Frame 1 (no input): blank canvas, image omitted
Frame 60 (no input): blank canvas, image omitted
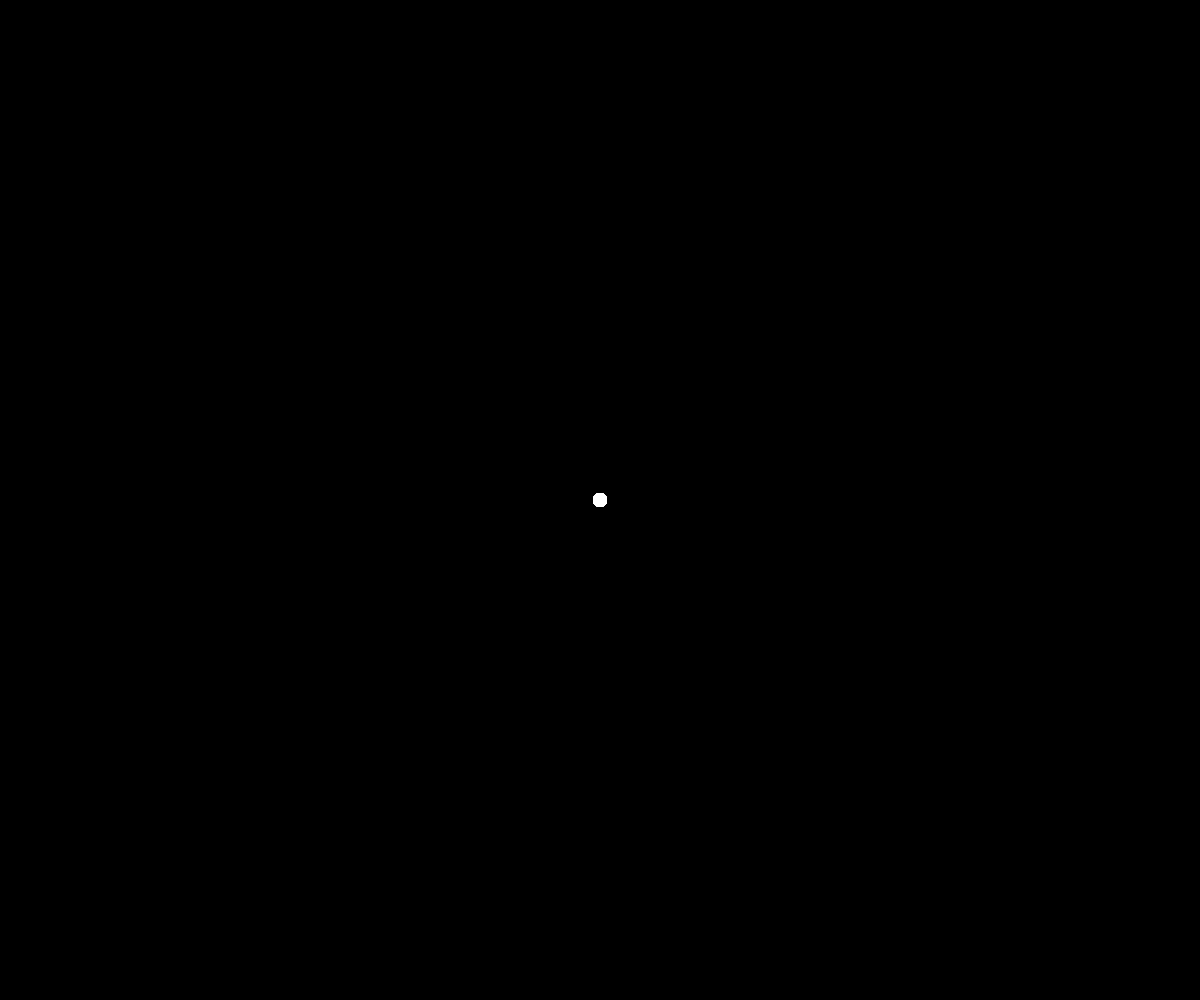
Frame 120 (the mouse pressed at the canvas centre since frame 60)

The p5.js sketch whose frames 1 and 60 were blank and that drew this single picture after the mouse press (run headless with seeded random() and noise() and a simulated clock; from frame 60 on, the mouse is pressed at the canvas centre):

// p5.js sketch
// ── sketch.js
// Engine: p5.js
// Motion to form: a drawn gesture becomes a repeating animation.
// Inspired by Yellowtail (1998), by Golan Levin:
// https://www.flong.com/archive/projects/yellowtail/index.html
// Each stroke moves end-over-end, following its own recorded rhythm.
// Slow gestures make thicker marks; fast gestures make thinner marks.
// The Agent adds drawn paths from a prompt; it does not adjust a CONFIG object.

const MIN_THICKNESS = 2;
const MAX_THICKNESS = 14; // Increase this for a wider brush.
const MAX_AGENT_STROKES = 128; // Capacity reported to the Agent, not a drawing parameter.
const strokes = [];
let lastDrawing = null;
let drawing = null;
let pointer = null;
let activePointer = null;

function setup() {
  // The shared preview manages responsive dimensions and 2× pixel density.
  const canvas = createCanvas(windowWidth, windowHeight).elt;
  stroke(255);
  frameRate(60); // Record and replay one position per animation frame.
  describe('Draw with a mouse or finger, or ask the Agent to draw shapes from random positions. Strokes loop and move; slower manual gestures make thicker lines.');
  canvas.style.touchAction = 'none';
  canvas.style.cursor = 'crosshair';

  // Read-only scene context lets the model plan new strokes instead of settings.
  window.sketchAgent = {
    getState: () => ({
      canvasWidth: width, canvasHeight: height, strokeCount: strokes.length,
      remainingStrokes: Math.max(0, MAX_AGENT_STROKES - strokes.length),
      lastDrawing: structuredClone(lastDrawing),
    }),
    applyDrawing(command) {
      if (command.operation === 'clear' && command.strokes.length) {
        throw new Error('A clear command must not include drawing paths.');
      }
      const added = command.strokes.reduce((sum, path) => sum + path.copies, 0);
      const total = (command.operation === 'add' ? strokes.length : 0) + added;
      if (total > MAX_AGENT_STROKES) {
        throw new Error(`Drawing limit: ${MAX_AGENT_STROKES} strokes. Clear the drawing or request fewer copies.`);
      }
      // Prepare everything before changing the scene, so invalid paths erase nothing.
      const prepared = command.strokes.flatMap(makeAgentStrokes);
      if (command.operation !== 'add') {
        strokes.length = 0;
        drawing = null;
        activePointer = null;
      }
      strokes.push(...prepared);
      if (prepared.length) lastDrawing = structuredClone(command.strokes);
      else if (command.operation !== 'add') lastDrawing = null;
      if (!isLooping()) redraw();
      return { message: command.operation === 'clear' ? 'Drawing cleared.'
        : `${command.operation === 'replace' ? 'Replaced the drawing with' : 'Added'} ${prepared.length} strokes.` };
    },
  };

  // Pointer events handle mouse, pen and touch with the same small set of rules.
  canvas.addEventListener('pointerdown', (event) => {
    if (activePointer !== null || event.button !== 0) return;
    activePointer = event.pointerId;
    pointer = canvasPoint(event, canvas);
    drawing = [{ ...pointer, thickness: MAX_THICKNESS }];
    // Continue receiving release events even when the pointer leaves the canvas.
    canvas.setPointerCapture(event.pointerId);
  });
  canvas.addEventListener('pointermove', (event) => {
    if (event.pointerId === activePointer) pointer = canvasPoint(event, canvas);
  });
  canvas.addEventListener('pointerup', (event) => {
    if (event.pointerId !== activePointer) return;
    addDrawingPoint(canvasPoint(event, canvas));
    const first = drawing[0];
    const last = drawing.at(-1);
    // Ignore clicks without a visible gesture.
    if (drawing.some((point) => Math.hypot(point.x - first.x, point.y - first.y) > 1)) {
      strokes.push({
        points: drawing,
        // This displacement connects the end of one cycle to the next.
        dx: last.x - first.x,
        dy: last.y - first.y,
      });
    }
    resetDrawing(event);
  });
  // A canceled touch or lost capture must not leave a stroke stuck in progress.
  // Match the pointer ID so another finger cannot interrupt the active gesture.
  function resetDrawing(event) {
    if (event.pointerId !== activePointer) return;
    drawing = null;
    pointer = null;
    activePointer = null;
  }
  canvas.addEventListener('pointercancel', resetDrawing);
  canvas.addEventListener('lostpointercapture', resetDrawing);
}

function addDrawingPoint(point) {
  const previous = drawing.at(-1);
  // Distance between frames measures drawing speed in canvas units per frame.
  // Dividing by a larger number makes faster movement produce a thinner line.
  const speed = Math.hypot(point.x - previous.x, point.y - previous.y);
  const target = Math.max(MIN_THICKNESS, MAX_THICKNESS / (1 + speed * 0.15));
  // Move 30% toward the target to soften abrupt changes in thickness.
  const thickness = previous.thickness + (target - previous.thickness) * 0.3;
  drawing.push({ ...point, thickness });
}

function canvasPoint(event, canvas) {
  const bounds = canvas.getBoundingClientRect();
  // Convert screen pixels to canvas coordinates, including on smaller screens.
  // Clamp to the canvas edges when a captured pointer moves outside.
  return {
    x: Math.max(0, Math.min(width, (event.clientX - bounds.left) * width / bounds.width)),
    y: Math.max(0, Math.min(height, (event.clientY - bounds.top) * height / bounds.height)),
  };
}

function draw() {
  // Clear each frame so the lines move without leaving fading trails.
  background(0);
  for (const gesture of strokes) {
    if (isLooping()) advanceStroke(gesture);
    drawGesture(gesture);
  }
  if (drawing) {
    // Repeated positions preserve pauses as well as fast movements.
    addDrawingPoint(pointer);
    drawStroke(drawing);
  }
}

function advanceStroke(gesture) {
  if (gesture.motion && gesture.motion !== 'follow') {
    // Generated shapes can drift rigidly; their outline stays complete.
    const step = Math.min(4, deltaTime / (1000 / 60));
    for (const point of gesture.points) {
      point.x += gesture.vx * step;
      point.y += gesture.vy * step;
    }
  } else {
    // Manual strokes keep the original Yellowtail end-over-end movement.
    let steps = 1;
    if (gesture.motion === 'follow') {
      gesture.carry += gesture.speed * Math.min(4, deltaTime / (1000 / 60));
      steps = Math.floor(gesture.carry);
      gesture.carry -= steps;
    }
    for (let i = 0; i < steps; i++) {
      const first = gesture.points.shift();
      gesture.points.push({ ...first, x: first.x + gesture.dx, y: first.y + gesture.dy });
    }
  }

  // Wrap the whole gesture together so it never stretches across screen edges.
  const offsetX = Math.floor(gesture.points[0].x / width) * width;
  const offsetY = Math.floor(gesture.points[0].y / height) * height;
  for (const point of gesture.points) { point.x -= offsetX; point.y -= offsetY; }
}

function drawGesture(gesture) {
  const xs = gesture.points.map(point => point.x);
  const ys = gesture.points.map(point => point.y);
  const margin = MAX_THICKNESS / 2;
  const left = Math.min(...xs) - margin, right = Math.max(...xs) + margin;
  const top = Math.min(...ys) - margin, bottom = Math.max(...ys) + margin;
  for (let x = -width; x <= width; x += width) {
    for (let y = -height; y <= height; y += height) {
      // Skip invisible tiles: many generated strokes need only one visible copy.
      if (right + x < 0 || left + x > width || bottom + y < 0 || top + y > height) continue;
      drawStroke(gesture.points, x, y, gesture.closed);
    }
  }
}

function drawStroke(points, offsetX = 0, offsetY = 0, closed = false) {
  const segments = closed ? points.length : points.length - 1;
  for (let i = 0; i < segments; i++) {
    const previous = points[i];
    const point = points[(i + 1) % points.length];
    strokeWeight((previous.thickness + point.thickness) / 2);
    line(previous.x + offsetX, previous.y + offsetY, point.x + offsetX, point.y + offsetY);
  }
}

function makeAgentStrokes(plan) {
  const columns = Math.ceil(Math.sqrt(plan.copies));
  const rows = Math.ceil(plan.copies / columns);
  const extent = plan.placement === 'grid'
    ? Math.min(plan.size * Math.min(width, height), width / columns * 0.75, height / rows * 0.75)
    : plan.size * Math.min(width, height);
  const vertices = plan.points.map(point => ({ x: (point.x - 0.5) * extent, y: (point.y - 0.5) * extent }));
  if (plan.closed) vertices.push({ ...vertices[0] });
  const lengths = vertices.slice(1).map((point, i) => Math.hypot(point.x - vertices[i].x, point.y - vertices[i].y));
  const length = lengths.reduce((sum, value) => sum + value, 0);
  if (length < 1) throw new Error('A drawing path needs at least two distinct points.');

  // Evenly spaced samples turn a small model-generated path into a smooth replay.
  const samples = Math.max(2, Math.min(128, Math.ceil(length / 4) + 1));
  const points = [];
  let segment = 0, distance = 0;
  for (let i = 0; i < samples; i++) {
    const target = i / (plan.closed ? samples : samples - 1) * length;
    while (segment < lengths.length - 1 && distance + lengths[segment] < target) {
      distance += lengths[segment++];
    }
    const a = vertices[segment], b = vertices[segment + 1];
    const ratio = lengths[segment] ? (target - distance) / lengths[segment] : 0;
    points.push({ x: a.x + (b.x - a.x) * ratio, y: a.y + (b.y - a.y) * ratio, thickness: plan.thickness });
  }
  const left = Math.min(...points.map(point => point.x));
  const right = Math.max(...points.map(point => point.x));
  const top = Math.min(...points.map(point => point.y));
  const bottom = Math.max(...points.map(point => point.y));
  const margin = plan.thickness;
  const randomOrigin = (minimum, maximum, size) => {
    const low = margin - minimum, high = size - margin - maximum;
    return high >= low ? low + Math.random() * (high - low) : size / 2;
  };
  return Array.from({ length: plan.copies }, (_, copy) => {
    let x = width / 2, y = height / 2;
    if (plan.placement === 'random') {
      x = randomOrigin(left, right, width); y = randomOrigin(top, bottom, height);
    } else if (plan.placement === 'grid') {
      x = (copy % columns + 0.5) * width / columns;
      y = (Math.floor(copy / columns) + 0.5) * height / rows;
    }
    const path = points.map(point => ({ ...point, x: point.x + x, y: point.y + y }));
    let vx = 0, vy = 0;
    if (plan.motion === 'random') {
      const angle = Math.random() * Math.PI * 2;
      vx = Math.cos(angle) * plan.speed; vy = Math.sin(angle) * plan.speed;
    } else if (plan.motion === 'left') vx = -plan.speed;
    else if (plan.motion === 'right') vx = plan.speed;
    else if (plan.motion === 'up') vy = -plan.speed;
    else if (plan.motion === 'down') vy = plan.speed;
    return { points: path, closed: plan.closed, motion: plan.motion, speed: plan.speed, carry: 0, vx, vy,
      dx: plan.closed ? 0 : path.at(-1).x - path[0].x,
      dy: plan.closed ? 0 : path.at(-1).y - path[0].y };
  });
}
